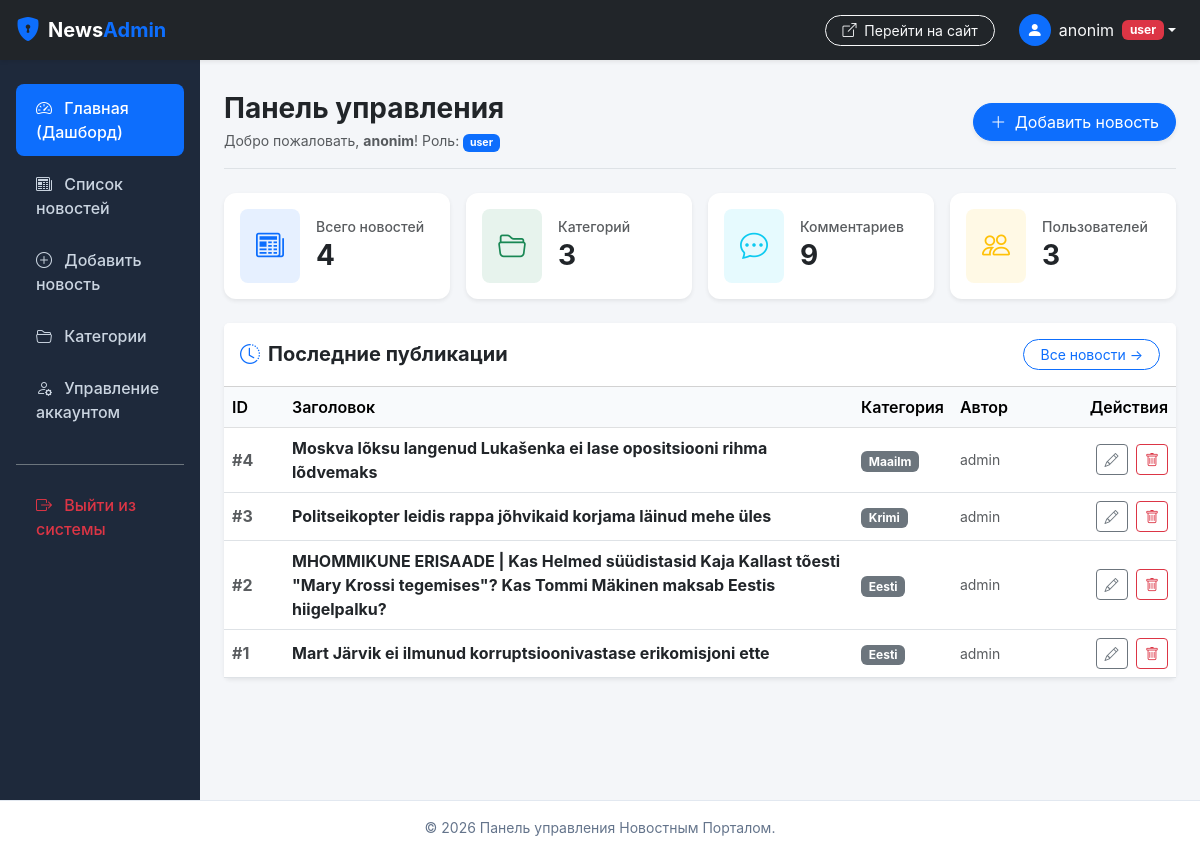
The app's page /admin/index.php?action=start (signed in) with its own data.
### tables this page shows
CREATE TABLE `news` (
  `id` int(11) NOT NULL AUTO_INCREMENT,
  `title` varchar(255) NOT NULL,
  `text` text NOT NULL,
  `picture` blob NOT NULL,
  `category_id` int(11) NOT NULL,
  `user_id` int(11) NOT NULL,
  PRIMARY KEY (`id`),
  KEY `category_id` (`category_id`,`user_id`),
  KEY `user_id` (`user_id`),
  CONSTRAINT `news_ibfk_1` FOREIGN KEY (`category_id`) REFERENCES `category` (`id`),
  CONSTRAINT `news_ibfk_2` FOREIGN KEY (`user_id`) REFERENCES `users` (`id`)
);

CREATE TABLE `category` (
  `id` int(11) NOT NULL AUTO_INCREMENT,
  `name` varchar(50) NOT NULL,
  PRIMARY KEY (`id`)
);

CREATE TABLE `users` (
  `id` int(11) NOT NULL AUTO_INCREMENT,
  `username` varchar(100) NOT NULL,
  `email` varchar(50) NOT NULL,
  `password` varchar(255) NOT NULL,
  `status` varchar(20) NOT NULL,
  `registration_date` date NOT NULL,
  `pass` varchar(255) NOT NULL,
  PRIMARY KEY (`id`),
  UNIQUE KEY `email` (`email`)
);

### admin/controllerAdmin/controllerAdmin.php (called while the page is built, shortened)
<?php
class controllerAdmin {
    public static function startAdmin() {
        $stats = modelAdmin::getStats();
        $recentNews = modelAdmin::getNewsList();
        include 'viewAdmin/startAdmin.php';
        $content = ob_get_clean();
        include 'viewAdmin/templates/layout.php';
    }
}
?>

### admin/index.php (called while the page is built, shortened)
<?php
require_once '../inc/db.php';
require_once 'modelAdmin/modelAdmin.php';
require_once 'controllerAdmin/controllerAdmin.php';
require_once 'routeAdmin/routingAdmin.php';
?>

### inc/db.php (called while the page is built, shortened)
<?php
class db {
    private $pdo;
    public function __construct() {
        $host = '127.0.0.1';
        $db   = 'newsportal';
        $user = 'root';
        $pass = '';
        $charset = 'utf8mb4';
        $dsn = "mysql:host=$host;dbname=$db;charset=$charset";
        $options = [
            PDO::ATTR_ERRMODE            => PDO::ERRMODE_EXCEPTION,
            PDO::ATTR_DEFAULT_FETCH_MODE => PDO::FETCH_ASSOC,
            PDO::ATTR_EMULATE_PREPARES   => false,
        ];
        try {
            $this->pdo = new PDO($dsn, $user, $pass, $options);
        } catch (\PDOException $e) {
            die("Ошибка подключения к базе данных: " . $e->getMessage());
        }
    }
    public function getAll($query, $params = []) {
        $stmt = $this->pdo->prepare($query);
        $stmt->execute($params);
        return $stmt->fetchAll();
    }
    public function getOne($query, $params = []) {
        $stmt = $this->pdo->prepare($query);
        $stmt->execute($params);
        return $stmt->fetch();
    }
}
?>

### admin/modelAdmin/modelAdmin.php (called while the page is built, shortened)
<?php
class modelAdmin {
    public static function getNewsList() {
        $db = new db();
        $query = "SELECT news.*, category.name AS category_name, users.username AS author
                  FROM news
                  LEFT JOIN category ON news.category_id = category.id
                  LEFT JOIN users ON news.user_id = users.id
                  ORDER BY news.id DESC";
        return $db->getAll($query);
    }
    public static function getStats() {
        $db = new db();
        $newsCount = $db->getOne("SELECT COUNT(*) AS c FROM news")['c'] ?? 0;
        $catCount = $db->getOne("SELECT COUNT(*) AS c FROM category")['c'] ?? 0;
        $comCount = $db->getOne("SELECT COUNT(*) AS c FROM comments")['c'] ?? 0;
        $userCount = $db->getOne("SELECT COUNT(*) AS c FROM users")['c'] ?? 0;
        return [
            'news'       => (int)$newsCount,
            'categories' => (int)$catCount,
            'comments'   => (int)$comCount,
            'users'      => (int)$userCount
        ];
    }
}
?>

### admin/viewAdmin/startAdmin.php (the view)
<?php
$stats = isset($stats) ? $stats : modelAdmin::getStats();
$recentNews = isset($recentNews) ? $recentNews : modelAdminNews::getNewsList();
?>
<div class="d-flex justify-content-between flex-wrap flex-md-nowrap align-items-center pt-2 pb-3 mb-4 border-bottom">
    <div>
        <h1 class="h3 fw-bold mb-1">Панель управления</h1>
        <p class="text-muted small mb-0">Добро пожаловать, <strong><?= htmlspecialchars($_SESSION['name'] ?? 'Администратор') ?></strong>! Роль: <span class="badge bg-primary"><?= htmlspecialchars($_SESSION['status'] ?? 'admin') ?></span></p>
    </div>
    <div class="btn-toolbar mb-2 mb-md-0">
        <a href="index.php?action=newsAdd" class="btn btn-primary rounded-pill px-3 shadow-sm">
            <i class="bi bi-plus-lg me-1"></i> Добавить новость
        </a>
    </div>
</div>
<div class="row g-3 mb-4">
    <div class="col-sm-6 col-xl-3">
        <div class="card stat-card shadow-sm bg-white p-3">
            <div class="d-flex align-items-center">
                <div class="bg-primary bg-opacity-10 text-primary rounded-3 p-3 me-3 fs-3">
                    <i class="bi bi-newspaper"></i>
                </div>
                <div>
                    <h6 class="text-muted small mb-1">Всего новостей</h6>
                    <h3 class="fw-bold mb-0"><?= (int)$stats['news'] ?></h3>
                </div>
            </div>
        </div>
    </div>
    <div class="col-sm-6 col-xl-3">
        <div class="card stat-card shadow-sm bg-white p-3">
            <div class="d-flex align-items-center">
                <div class="bg-success bg-opacity-10 text-success rounded-3 p-3 me-3 fs-3">
                    <i class="bi bi-folder2-open"></i>
                </div>
                <div>
                    <h6 class="text-muted small mb-1">Категорий</h6>
                    <h3 class="fw-bold mb-0"><?= (int)$stats['categories'] ?></h3>
                </div>
            </div>
        </div>
    </div>
    <div class="col-sm-6 col-xl-3">
        <div class="card stat-card shadow-sm bg-white p-3">
            <div class="d-flex align-items-center">
                <div class="bg-info bg-opacity-10 text-info rounded-3 p-3 me-3 fs-3">
                    <i class="bi bi-chat-dots"></i>
                </div>
                <div>
                    <h6 class="text-muted small mb-1">Комментариев</h6>
                    <h3 class="fw-bold mb-0"><?= (int)$stats['comments'] ?></h3>
                </div>
            </div>
        </div>
    </div>
    <div class="col-sm-6 col-xl-3">
        <div class="card stat-card shadow-sm bg-white p-3">
            <div class="d-flex align-items-center">
                <div class="bg-warning bg-opacity-10 text-warning rounded-3 p-3 me-3 fs-3">
                    <i class="bi bi-people"></i>
                </div>
                <div>
                    <h6 class="text-muted small mb-1">Пользователей</h6>
                    <h3 class="fw-bold mb-0"><?= (int)$stats['users'] ?></h3>
                </div>
            </div>
        </div>
    </div>
</div>
<div class="card shadow-sm border-0 mb-4">
    <div class="card-header bg-white py-3 d-flex justify-content-between align-items-center">
        <h5 class="card-title fw-bold mb-0"><i class="bi bi-clock-history me-2 text-primary"></i>Последние публикации</h5>
        <a href="index.php?action=newsAdmin" class="btn btn-sm btn-outline-primary rounded-pill px-3">Все новости &rarr;</a>
    </div>
    <div class="table-responsive">
        <table class="table table-hover align-middle mb-0">
            <thead class="table-light">
                <tr>
                    <th style="width: 60px;">ID</th>
                    <th>Заголовок</th>
                    <th>Категория</th>
                    <th>Автор</th>
                    <th class="text-end" style="width: 160px;">Действия</th>
                </tr>
            </thead>
            <tbody>
                <?php if (empty($recentNews)): ?>
                    <tr>
                        <td colspan="5" class="text-center py-4 text-muted">Новостей пока нет.</td>
                    </tr>
                <?php else: ?>
                    <?php
                    $previewList = array_slice($recentNews, 0, 5);
                    foreach ($previewList as $item):
                    ?>
                        <tr>
                            <td class="fw-bold text-muted">#<?= (int)$item['id'] ?></td>
                            <td>
                                <strong><?= htmlspecialchars($item['title']) ?></strong>
                            </td>
                            <td><span class="badge bg-secondary"><?= htmlspecialchars($item['category_name'] ?? 'Общее') ?></span></td>
                            <td class="small text-muted"><?= htmlspecialchars($item['author'] ?? 'Админ') ?></td>
                            <td class="text-end">
                                <a href="index.php?action=newsEdit&id=<?= (int)$item['id'] ?>" class="btn btn-sm btn-outline-secondary me-1" title="Редактировать">
                                    <i class="bi bi-pencil"></i>
                                </a>
                                <a href="index.php?action=newsDelete&id=<?= (int)$item['id'] ?>" class="btn btn-sm btn-outline-danger" title="Удалить" onclick="return confirm('Вы уверены, что хотите удалить эту новость?');">
                                    <i class="bi bi-trash"></i>
                                </a>
                            </td>
                        </tr>
                    <?php endforeach; ?>
                <?php endif; ?>
            </tbody>
        </table>
    </div>
</div>

### admin/routeAdmin/routingAdmin.php (shortened to what this page needs)
<?php
$action = isset($_GET['action']) ? $_GET['action'] : 'start';
$isAuth = isset($_SESSION['userId']) && isset($_SESSION['sessionId']);
if (!$isAuth) {
    switch ($action) {
        case 'login':
            controllerAdmin::loginAction();
            break;
        default:
            controllerAdmin::formLogin();
            break;
    }
} else {
    switch ($action) {
        case 'start':
            controllerAdmin::startAdmin();
            break;
    }
}
?>

### admin/viewAdmin/templates/layout.php (shortened to what this page needs)
<!DOCTYPE html>
<html lang="ru">
<head>
    <link href="https://cdn.jsdelivr.net/npm/bootstrap@5.3.0/dist/css/bootstrap.min.css" rel="stylesheet">
    <link rel="stylesheet" href="https://cdn.jsdelivr.net/npm/bootstrap-icons@1.11.0/font/bootstrap-icons.css">
</head>
<body>
    <nav class="navbar navbar-expand navbar-dark bg-dark sticky-top shadow-sm px-3" style="height: 60px;">
        <a class="navbar-brand fw-bold d-flex align-items-center" href="index.php">
            <i class="bi bi-shield-lock-fill text-primary me-2 fs-4"></i>
            <span>News<span class="text-primary">Admin</span></span>
        </a>
        <ul class="navbar-nav ms-auto align-items-center">
            <li class="nav-item me-3">
                <a class="btn btn-sm btn-outline-light rounded-pill px-3" href="../index.php" target="_blank">
                    <i class="bi bi-box-arrow-up-right me-1"></i> Перейти на сайт
                </a>
            </li>
            <li class="nav-item dropdown">
                <a class="nav-link dropdown-toggle text-light d-flex align-items-center" href="#" role="button" data-bs-toggle="dropdown">
                    <div class="bg-primary text-white rounded-circle d-flex align-items-center justify-content-center me-2" style="width: 32px; height: 32px;">
                        <i class="bi bi-person-fill"></i>
                    </div>
                    <span><?= htmlspecialchars($_SESSION['name'] ?? 'Администратор') ?></span>
                    <span class="badge bg-danger ms-2"><?= htmlspecialchars($_SESSION['status'] ?? 'admin') ?></span>
                </a>
            </li>
        </ul>
    </nav>
    <div class="container-fluid content-wrapper">
        <div class="row">
            <nav class="col-md-3 col-lg-2 d-md-block admin-sidebar py-4 px-3">
                <ul class="nav flex-column">
                    <li class="nav-item">
                        <a class="nav-link <?= (!isset($_GET['action']) || $_GET['action'] === 'start') ? 'active' : '' ?>" href="index.php?action=start">
                            <i class="bi bi-speedometer2 me-2"></i> Главная (Дашборд)
                        </a>
                    </li>
                    <li class="nav-item">
                        <a class="nav-link <?= (isset($_GET['action']) && ($_GET['action'] === 'newsAdmin' || $_GET['action'] === 'news')) ? 'active' : '' ?>" href="index.php?action=newsAdmin">
                            <i class="bi bi-newspaper me-2"></i> Список новостей
                        </a>
                    </li>
                    <li class="nav-item">
                        <a class="nav-link <?= (isset($_GET['action']) && $_GET['action'] === 'newsAdd') ? 'active' : '' ?>" href="index.php?action=newsAdd">
                            <i class="bi bi-plus-circle me-2"></i> Добавить новость
                        </a>
                    </li>
                    <li class="nav-item">
                        <a class="nav-link <?= (isset($_GET['action']) && in_array($_GET['action'], ['categoryAdmin','categoryAdd','categoryEdit'])) ? 'active' : '' ?>" href="index.php?action=categoryAdmin">
                            <i class="bi bi-folder2-open me-2"></i> Категории
                        </a>
                    </li>
                    <li class="nav-item">
                        <a class="nav-link <?= (isset($_GET['action']) && $_GET['action'] === 'profile') ? 'active' : '' ?>" href="index.php?action=profile">
                            <i class="bi bi-person-gear me-2"></i> Управление аккаунтом
                        </a>
                    </li>
                    <li class="nav-item mt-4 pt-3 border-top border-secondary">
                        <a class="nav-link text-danger" href="index.php?action=logout">
                            <i class="bi bi-box-arrow-right me-2"></i> Выйти из системы
                        </a>
                    </li>
                </ul>
            </nav>
            <main class="col-md-9 ms-sm-auto col-lg-10 px-md-4 py-4">
                <?= $content ?? '' ?>
            </main>
        </div>
    </div>
    <footer class="footer-admin py-3 mt-auto text-center small">
        <div class="container-fluid">
            &copy; <?= date('Y') ?> Панель управления Новостным Порталом.
        </div>
    </footer>
</body>
</html>

### admin/viewAdmin/templates/layout.php (style rules this page uses)
body { background-color: #f4f6f9; font-family: -apple-system, BlinkMacSystemFont, "Segoe UI", Roboto, "Helvetica Neue", Arial, sans-serif; min-height: 100vh; display: flex; flex-direction: column; }
.admin-sidebar { min-height: calc(100vh - 60px); background-color: #1e293b; }
.admin-sidebar .nav-link { color: #cbd5e1; padding: 0.75rem 1.25rem; border-radius: 8px; margin-bottom: 0.25rem; font-weight: 500; }
.admin-sidebar .nav-link.active { color: #ffffff; background-color: #0d6efd; }
.content-wrapper { flex: 1 0 auto; }
.stat-card { border-radius: 12px; border: none; transition: transform 0.2s; }
.table th { font-weight: 600; background-color: #f8fafc; }
.footer-admin { background-color: #ffffff; border-top: 1px solid #e2e8f0; color: #64748b; }

### records on screen
news: id "4", title "Moskva lõksu langenud Lukašenka ei lase opositsiooni rihma lõdvemaks", category.name "Maailm", user.username "admin"
news: id "3", title "Politseikopter leidis rappa jõhvikaid korjama läinud mehe üles", category.name "Krimi", user.username "admin"
news: id "2", title "MHOMMIKUNE ERISAADE | Kas Helmed süüdistasid Kaja Kallast tõesti \"Mary Krossi tegemises\"? Kas Tommi Mäkinen maksab Eestis hiigelpalku?", category.name "Eesti", user.username "admin"
news: id "1", title "Mart Järvik ei ilmunud korruptsioonivastase erikomisjoni ette", category.name "Eesti", user.username "admin"

### other values on screen
$_SESSION['name'] "anonim"
$_SESSION['status'] "user"
$stats['news'] "4"
$stats['categories'] "3"
$stats['comments'] "9"
$stats['users'] "3"
